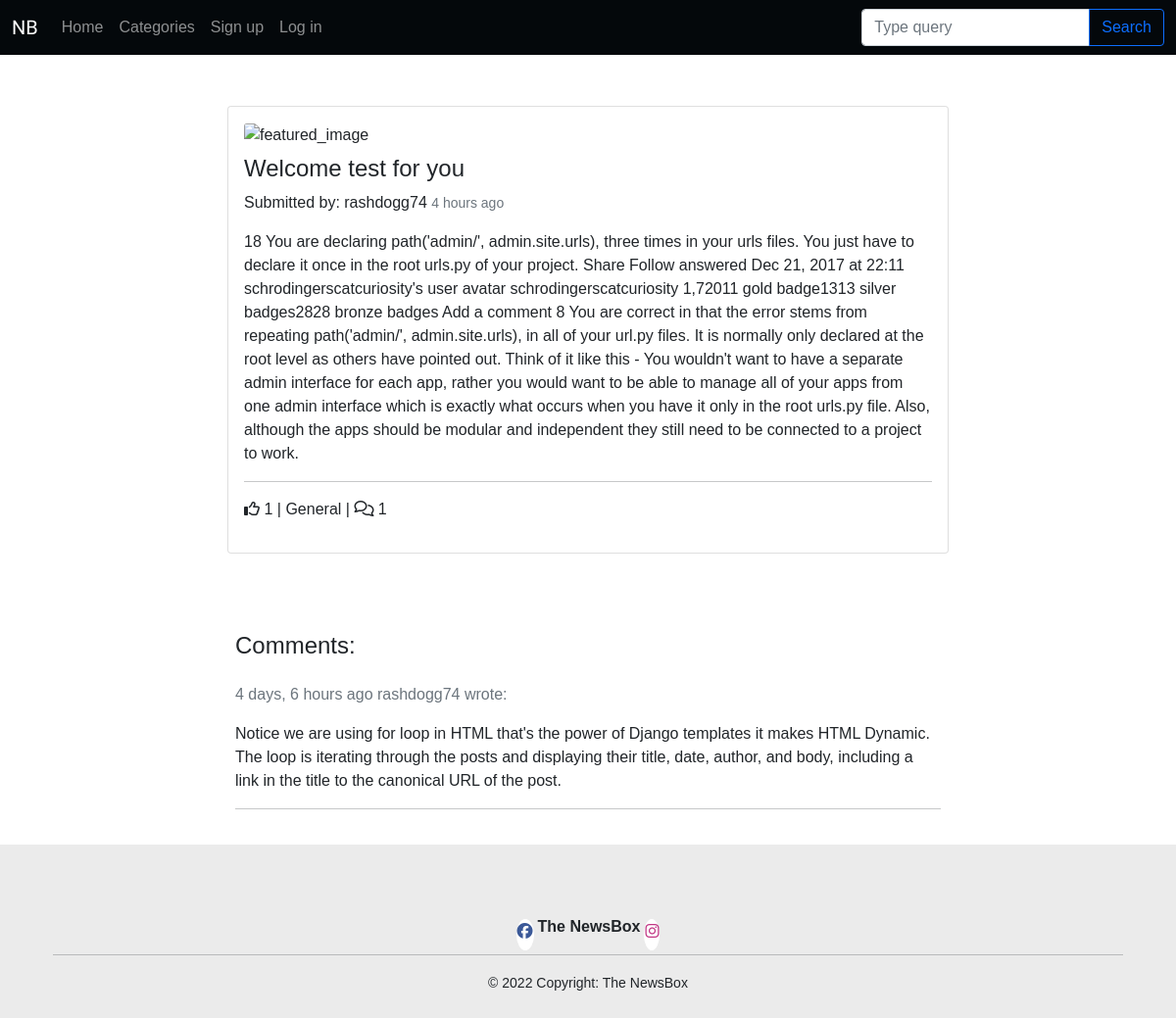
Screenshot of /welcome-test-for-you/ with the database file from the repository.
### blog/models.py (models this page shows, shortened)
class Post(models.Model):
    title = models.CharField(max_length=200, unique=True)
    slug = models.SlugField(max_length=200, unique=True)
    author = models.ForeignKey(
        User, on_delete=models.CASCADE, related_name="blog_posts"
    )
    featured_image = CloudinaryField('image', default='placeholder')
    excerpt = models.TextField(blank=True)
    updated_on = models.DateTimeField(auto_now=True)
    content = models.TextField()
    created_on = models.DateTimeField(auto_now_add=True)
    status = models.IntegerField(choices=STATUS, default=0)
    likes = models.ManyToManyField(
        User, related_name='blogpost_like', blank=True)
    category = models.ForeignKey(Category, on_delete=models.CASCADE,
                                 related_name="categories")
    class Meta:
        ordering = ["-created_on"]
    def number_of_likes(self):
        return self.likes.count()

class Category(models.Model):
    cat_title = models.CharField(max_length=80, blank=False)
    cat_featured_image = CloudinaryField('image', default='placeholder')
    slug = models.SlugField(max_length=200, unique=True)
    class Meta:
        verbose_name = "category"
        verbose_name_plural = "categories"
    def __str__(self):
        return self.cat_title

class Comment(models.Model):
    post = models.ForeignKey(Post, on_delete=models.CASCADE,
                             related_name="comments")
    name = models.CharField(max_length=80)
    email = models.EmailField()
    body = models.TextField(max_length=250)
    created_on = models.DateTimeField(auto_now_add=True)
    approved = models.BooleanField(default=False)
    class Meta:
        ordering = ["created_on"]

### blog/views.py (the view, shortened to what this page needs)
# urls.py: path('<slug:slug>/', views.PostDetail.as_view(), name='post_detail'),
class PostDetail(View):
    def get(self, request, slug, *args, **kwargs):
        queryset = Post.objects.filter(status=1)
        post = get_object_or_404(queryset, slug=slug)
        comments = post.comments.filter(approved=True).order_by("-created_on")
        category = post.category
        liked = False
        if post.likes.filter(id=self.request.user.id).exists():
            liked = True
        return render(
            request,
            "post_detail.html",
            {
                "post": post,
                "comments": comments,
                "liked": liked,
                "category": category,
                "comment_form": CommentForm()
            },
        )

### blog/forms.py
class CommentForm(forms.ModelForm):
    class Meta:
        model = Comment
        fields = ('body',)

### templates/post_detail.html (shortened to what this page needs)
{% extends "base.html" %}
{% block content %}
{% load crispy_forms_tags %}
{% load humanize %}
<section class="py-1">
    <div class="container my-5">
        <div class="row justify-content-center">
            <div class="col-lg-8">
                <div class="card mb-4">
                    <div class="card-body">
                        <div class="image-container">
                            {% if "placeholder" in post.featured_image.url %}
                            <img class="card-img-top"
                                src="https://images.unsplash.com/photo-1495020689067-958852a7765e?ixlib=rb-1.2.1&ixid=MnwxMjA3fDB8MHxwaG90by1wYWdlfHx8fGVufDB8fHx8&auto=format&fit=crop&w=2069&q=80"
                                alt="placeholder_image">
                            {% else %}
                            <img class="card-img-top" src="{{ post.featured_image.url }}" alt="featured_image">
                            {% endif %}
                                <h2 class="card-title">{{ post.title }}</h2>
                        </div>
                        <div class="image-flash">
                            <p class="author">Submitted by: {{ post.author }}
                                <small class="text-muted">{{ post.updated_on | naturaltime }} </small>
                            </p>
                        </div>
                        <p class="card-text">{{ post.content | safe }}</p>
                        <hr>
                        <p class="card-text text-muted ">
                            {% if user.is_authenticated %}
                            <form class="d-inline" action="{% url 'post_like' post.slug %}" method="POST">
                                {% csrf_token %}
                                {% if liked %}
                                <button type="submit" name="blogpost_id" value="{{post.slug}}" class="btn-like"><i class="fas fa-thumbs-up"></i></button>{{ post.number_of_likes }} | {{ post.category }} |
                                {% else %}
                                <button type="submit" name="blogpost_id" value="{{post.slug}}" class="btn-like"><i class="far fa-thumbs-up"></i></button>{{ post.number_of_likes }} | {{ post.category }} |
                                {% endif %}
                                {% else %}
                                <p class="card-text d-inline">
                                    <i class="far fa-thumbs-up"></i> {{ post.number_of_likes }} | {{ post.category }} |
                                </p>
                            {% endif %}
                            {% with comments.count as total_comments %}
                            <i class="far fa-comments"></i>
                            {{ total_comments }}
                            {% endwith %}
                        </p>
                    </div>
                </div>
            </div>
        </div>
    </div>
    <div class="container">
        <div class="row justify-content-center">
            <div class="row justify-content-center">
                <div class="col-lg-8">
                    <h3>Comments:</h3>
                    <div class="card-body px-0">
                        {% for comment in comments %}
                        <div class="comments">
                            <p class="text-muted">
                                {{ comment.created_on | naturaltime }} {{ comment.name }} wrote:
                            </p>
                            {{ comment.body | linebreaks }}
                        </div>
                        <hr>
                        {% endfor %}
                    </div>
                </div>
            </div>
        </div>
    </div>
</section>
{% endblock %}

### static/css/styles.css (style rules this page uses)
*::before, *::after { box-sizing: border-box; }
body { margin: 0; font-family: 'Oxygen', sans-serif; font-size: 1rem; font-weight: 400; line-height: 1.5; color: #212529; text-align: var(--bs-body-text-align); background-color: white; -webkit-text-size-adjust: 100%; -webkit-tap-highlight-color: rgba(0, 0, 0, 0); min-height: 100%; height: 100%; }
hr { margin: 1rem 0; color: inherit; background-color: currentColor; border: 0; opacity: 0.25; }
h6, .h6, h5, .h5, h4, .h4, h3, .h3, h2, .h2, h1, .h1 { margin-top: 0.5rem; margin-bottom: 0.5rem; font-weight: 300; line-height: 1.2; }
p { margin-top: 0; margin-bottom: 1rem; }
img { vertical-align: middle; }
.container { width: 100%; padding-right: var(--bs-gutter-x, 0.75rem); padding-left: var(--bs-gutter-x, 0.75rem); margin-right: auto; margin-left: auto; }
.row { --bs-gutter-x: 1.5rem; --bs-gutter-y: 0; display: flex; flex-wrap: wrap; margin-top: calc(-1 * var(--bs-gutter-y)); margin-right: calc(-0.5 * var(--bs-gutter-x)); margin-left: calc(-0.5 * var(--bs-gutter-x)); }
@media (prefers-reduced-motion: no-preference) { :root { scroll-behavior: smooth; } }
@media (min-width: 1200px) { h1, .h1, h2, .h2, h3, .h3, h4, .h4, h5, .h5 { font-size: 1.5rem; } }
@media (min-width: 576px) { .container { max-width: 540px; } }
@media (min-width: 768px) { .container { max-width: 720px; } }
@media (min-width: 992px) { .container { max-width: 960px; } }
@media (min-width: 1200px) { .container { max-width: 1140px; } }

### rows the page displays
Post: title "Welcome test for you", author "rashdogg74", updated_on "4 hours ago", content "18 You are declaring path('admin/', admin.site.urls), three times in your urls files. You just have to declare it once in the root urls.py of your project. Share Follow answered Dec 21, 2017 at 22:11 schrodingerscatcuriosity's user avatar schrodingerscatcuriosity 1,72011 gold badge1313 silver badges2828 bronze badges Add a comment 8 You are correct in that the error stems from repeating path('admin/', admin.site.urls), in all of your url.py files. It is normally only declared at the root level as others have pointed out. Think of it like this - You wouldn't want to have a separate admin interface for each app, rather you would want to be able to manage all of your apps from one admin…", number_of_likes "1", category "General"
Comment: created_on "4 days, 6 hours ago", name "rashdogg74", body "Notice we are using for loop in HTML that's the power of Django templates it makes HTML Dynamic. The loop is iterating through the posts and displaying their title, date, author, and body, including a link in the title to the canonical URL of the post."

### other values shown
{{ total_comments }} "1"
